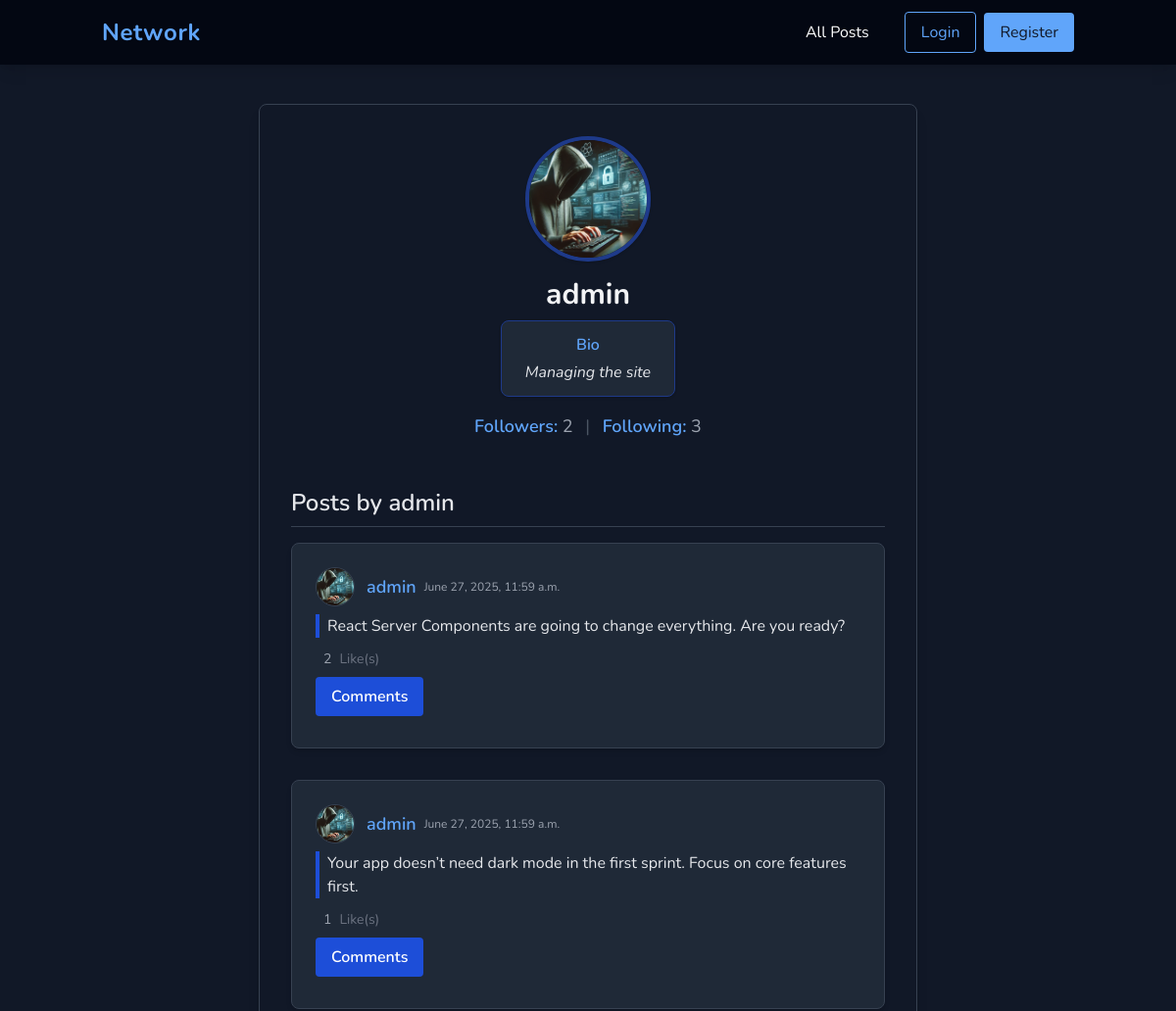
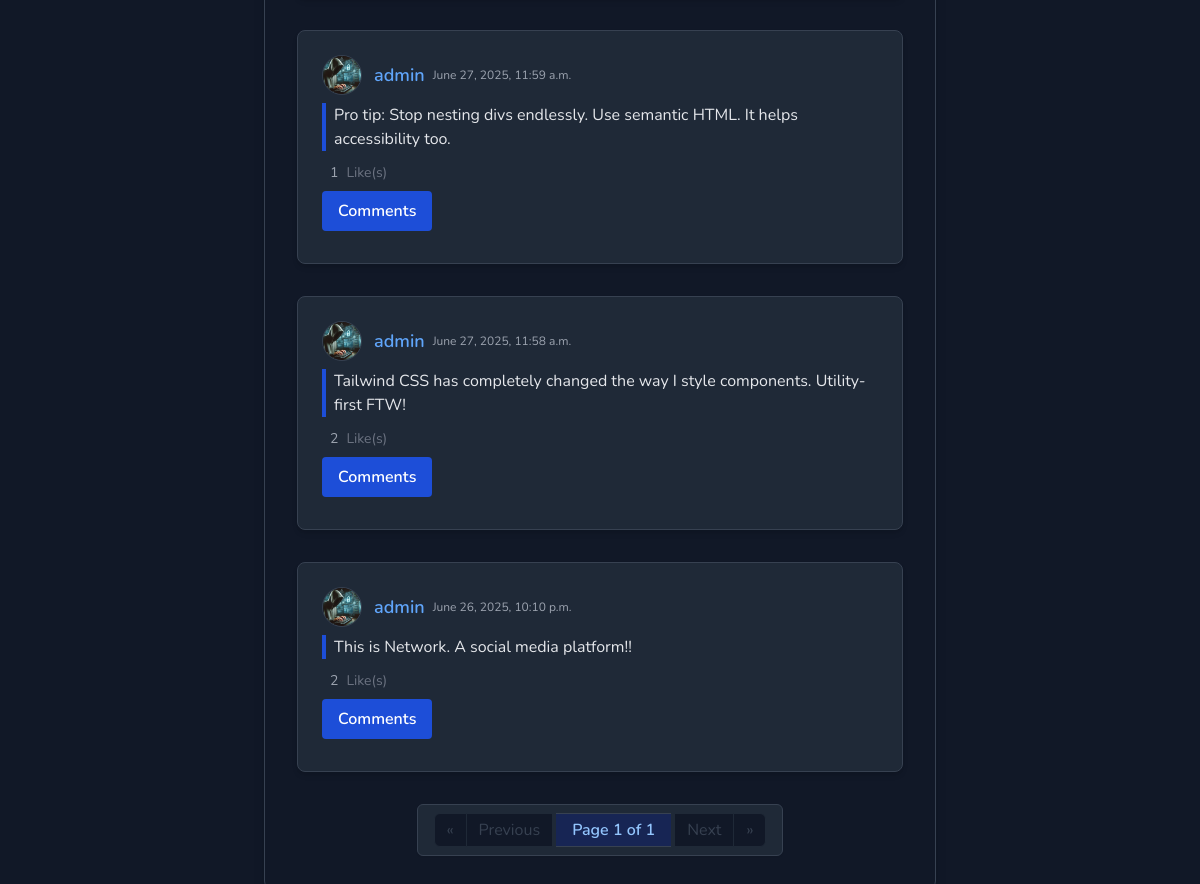
Screenshot of /user/admin with the database file from the repository (2 pictures, top to bottom).
### network/models.py (models this page shows, shortened)
class User(AbstractUser):
    followers = models.ManyToManyField('self', related_name='following', symmetrical=False, blank=True)
    profile_picture = models.ImageField(blank=True, upload_to=user_directory_path)
    bio = models.CharField(blank=True, max_length=300)

class Post(models.Model):
    creator = models.ForeignKey(User, on_delete=models.CASCADE, related_name="posts")
    postContent = models.CharField(max_length=1000, blank=False)
    created_at = models.DateTimeField(auto_now_add=True)
    liked_by = models.ManyToManyField(User, related_name="liked_posts", blank=True)

### network/views.py (the view)
# urls.py: path("user/<str:username>", views.user_profile, name="userProfile"),
def user_profile(request, username):
    try:
        user = User.objects.get(username = username)
    except:
        return HttpResponseNotFound('not allowed :(')
    page_obj = get_page_obj(request, user.posts.all().order_by('-created_at'))
    return render(request, 'network/profile.html',{"userData":user, "page_obj":page_obj})

### network/util.py (called while the page is built)
def get_page_obj(request, posts):
    posts_list = posts
    paginator = Paginator(posts_list, 10)
    page_number = request.GET.get('page')
    page_obj = paginator.get_page(page_number)
    return page_obj

### network/templates/network/profile.html (shortened to what this page needs)
{% extends "network/layout.html" %}
{% load static %}
{% block body %}
<div class="max-w-2xl mx-auto mt-10 bg-gray-900 rounded-lg shadow-lg p-8 border border-gray-700">
    <div class="flex flex-col items-center">
        {% if userData.profile_picture %}
            <img class="profile-pic-lg w-32 h-32 rounded-full object-cover border-4 border-blue-900 shadow mb-4" src="{{userData.profile_picture.url}}" alt="{{userData.username}}">
        {% else %}
            <img class="profile-pic-lg w-32 h-32 rounded-full object-cover border-4 border-blue-900 shadow mb-4" src="{% static 'network/defaultUserProfilePic.jpg' %}" alt="{{userData.username}}">
        {% endif %}
        <h1 class="text-3xl font-bold text-gray-100 mb-2">{{userData.username}}</h1>
        {% if userData.bio %}
        <div class="mb-4 w-full flex justify-center">
            <div class="bg-gray-800 border border-blue-900 rounded-lg px-6 py-3 text-gray-200 text-center max-w-xl shadow">
                <span class="block text-blue-400 font-semibold mb-1">Bio</span>
                <span class="block text-gray-200 italic">{{ userData.bio}}</span>
            </div>
        </div>
        {% endif %}
        <h3 class="text-lg text-gray-400 mb-4">
            <span class="font-semibold text-blue-400">Followers:</span> {{userData.followers.count}}
            <span class="mx-2 text-gray-600">|</span>
            <span class="font-semibold text-blue-400">Following:</span> {{userData.following.count}}
        </h3>
    </div>
    <h2 class="text-2xl font-semibold text-gray-200 mt-8 mb-4 border-b border-gray-700 pb-2">Posts by {{userData.username}}</h2>
    {% include 'network/posts.html' %}
</div>
{% endblock %}

### network/templates/network/posts.html (shortened to what this page needs)
{% load static %}
{% for post in page_obj %}
<div class="post bg-gray-800 rounded-lg shadow-md p-6 mb-8 border border-gray-700">
    <div class="flex items-center mb-2">
        {% if post.creator.profile_picture %}
        <img class="profile-pic-sm w-10 h-10 rounded-full object-cover mr-3 border border-gray-700" src="{{post.creator.profile_picture.url}}" alt="{{post.creator.username}}">
        {% else %}
        <img class="profile-pic-sm w-10 h-10 rounded-full object-cover mr-3 border border-gray-700" src="{% static 'network/defaultUserProfilePic.jpg' %}" alt="{{post.creator.username}}">
        {% endif %}
        <h5 class="text-lg font-semibold">
            <a class="user-link text-blue-400 hover:underline" href="{% url 'userProfile' post.creator.username %}">{{post.creator}}</a>
        </h5>
        <span class="ml-2 text-gray-400 text-xs">{{post.created_at}}</span>
    </div>
    <div class="post-content-{{post.id}} text-gray-200 mb-3 pl-2 border-l-4 border-blue-700">
        {{post.postContent}}
    </div>
    <div class="flex items-center space-x-2 mb-2">
        <div class="like-count-{{post.id}} text-sm text-gray-400 ml-2">{{post.liked_by.count}}</div>
        <span class="text-sm text-gray-500">Like(s)</span>
    </div>
    <button type="button"
        class="toggle-comment-section-btn bg-blue-700 hover:bg-blue-600 text-white font-semibold py-2 px-4 rounded transition mb-2"
        data-postid="{{post.id}}">
        Comments
    </button>
</div>
{% empty %}
<div class="text-center text-gray-500 mt-8">No Posts.</div>
{% endfor %}
<div class="flex justify-center mt-8">
    <nav class="inline-flex rounded-md shadow-sm bg-gray-800 px-4 py-2 border border-gray-700" aria-label="Pagination">
        {% if page_obj.has_previous %}
            <a href="?page=1"
               class="relative inline-flex items-center px-3 py-1 rounded-l-md border border-gray-700 bg-gray-900 text-gray-400 hover:bg-gray-700 transition"
               title="First Page">&laquo;</a>
            <a href="?page={{ page_obj.previous_page_number }}"
               class="relative inline-flex items-center px-3 py-1 border-t border-b border-gray-700 bg-gray-900 text-gray-200 hover:bg-gray-700 transition"
               title="Previous Page">Previous</a>
        {% else %}
            <span class="relative inline-flex items-center px-3 py-1 rounded-l-md border border-gray-800 bg-gray-900 text-gray-700 cursor-not-allowed">&laquo;</span>
            <span class="relative inline-flex items-center px-3 py-1 border-t border-b border-gray-800 bg-gray-900 text-gray-700 cursor-not-allowed">Previous</span>
        {% endif %}
        <span class="relative inline-flex items-center px-4 py-1 border-t border-b border-gray-700 bg-blue-950 text-blue-300 font-semibold mx-1">
            Page {{ page_obj.number }} of {{ page_obj.paginator.num_pages }}
        </span>
        {% if page_obj.has_next %}
            <a href="?page={{ page_obj.next_page_number }}"
               class="relative inline-flex items-center px-3 py-1 border-t border-b border-gray-700 bg-gray-900 text-gray-200 hover:bg-gray-700 transition"
               title="Next Page">Next</a>
            <a href="?page={{ page_obj.paginator.num_pages }}"
               class="relative inline-flex items-center px-3 py-1 rounded-r-md border border-gray-700 bg-gray-900 text-gray-400 hover:bg-gray-700 transition"
               title="Last Page">&raquo;</a>
        {% else %}
            <span class="relative inline-flex items-center px-3 py-1 border-t border-b border-gray-800 bg-gray-900 text-gray-700 cursor-not-allowed">Next</span>
            <span class="relative inline-flex items-center px-3 py-1 rounded-r-md border border-gray-800 bg-gray-900 text-gray-700 cursor-not-allowed">&raquo;</span>
        {% endif %}
    </nav>
</div>

### network/static/network/styles.css (style rules this page uses)
* { margin: 0; padding: 0; box-sizing: border-box; font-family: "Nunito", sans-serif; }
.user-link { text-decoration: none; color: black; }
.profile-pic-lg { width: 200px; height: 200px; }
.profile-pic-sm { width: 20px; height: 20px; }

### rows the page displays
User: profile_picture (picture), username "admin", bio "Managing the site", followers.count "2", following.count "3"
Post: creator.profile_picture (picture), creator "admin", created_at "June 27, 2025, 11:59 a.m.", postContent "React Server Components are going to change everything. Are you ready?", liked_by.count "2"
Post: creator.profile_picture (picture), creator "admin", created_at "June 27, 2025, 11:59 a.m.", postContent "Your app doesn’t need dark mode in the first sprint. Focus on core features first.", liked_by.count "1"
Post: creator.profile_picture (picture), creator "admin", created_at "June 27, 2025, 11:59 a.m.", postContent "Pro tip: Stop nesting divs endlessly. Use semantic HTML. It helps accessibility too.", liked_by.count "1"
Post: creator.profile_picture (picture), creator "admin", created_at "June 27, 2025, 11:58 a.m.", postContent "Tailwind CSS has completely changed the way I style components. Utility-first FTW!", liked_by.count "2"
Post: creator.profile_picture (picture), creator "admin", created_at "June 26, 2025, 10:10 p.m.", postContent "This is Network. A social media platform!!", liked_by.count "2"

### other values shown
{{ page_obj.number }} "1"
{{ page_obj.paginator.num_pages }} "1"
